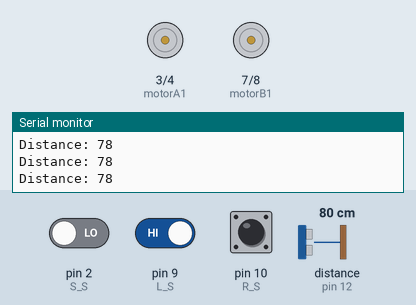
The sketch below on a simulated Arduino Uno, built with avr-gcc and run on an emulated ATmega328P. On the bench: motor-driver pin pairs drawn as motors (green arrow = first pin HIGH = forward, orange = second pin HIGH = backward, longer = more drive, scaled by the enable pin), the last lines printed to the serial monitor. Wiring (inferred from the names in the program): ultrasonic range finder: trigger pin 11; echo pin 12. Inputs (shaded band) come from the test bench; at power-on: distance to the obstacle (sensor on pin 12) 80 cm, pin 9 (L_S) HIGH, pin 2 (S_S) LOW, pin 10 (R_S) HIGH. The echo pulse lasts 58.3 µs per cm.

Above: at 4.2 s.
4.3 s: distance to the obstacle (sensor on pin 12) set to 14 cm
5.8 s: distance to the obstacle (sensor on pin 12) set to 11 cm
At 7.1 s:
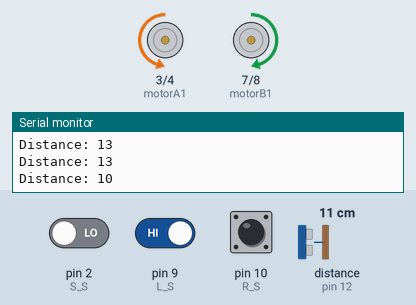
At 7.8 s:
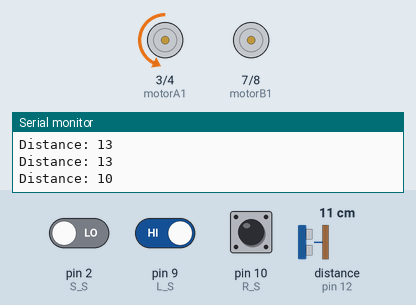
8.8 s: distance to the obstacle (sensor on pin 12) set to 18 cm
10.5 s: pin 9 (L_S) driven LOW
At 11.2 s:
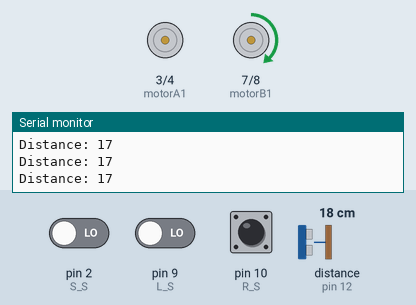
Timing chart, 0 to 13.0 s (numbered marks = the images above; inputs shaded):
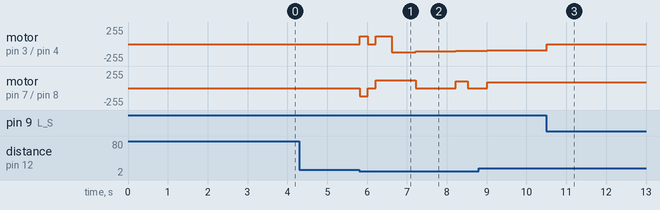

The sketch:

code_do_line_tranh_vat_can.ino
```cpp
  int stop_distance = 12;// Khoảng cách phát hiện vật cản
//Kết nối SRF 05 OR 04
  const int trigPin = 11; // kết nối chân trig với chân 11 arduino
  const int echoPin = 12; // kết nối chân echo với chân 12 arduino

//L298 kết nối arduino
  const int motorA1      = 3;  // kết nối chân IN1 với chân 3 arduino
  const int motorA2      = 4;  // kết nối chân IN2 với chân 4 arduino
  const int motorAspeed  = 5;  // kết nối chân ENA với chân 5 arduino
  const int motorB1      = 7; // kết nối chân IN3 với chân 7 arduino
  const int motorB2      = 8; // kết nối chân IN4 với chân 8 arduino
  const int motorBspeed  =6;  // kết nối chân ENB với chân 6 arduino

//kết nối của 3 cảm biến hồng ngoại (dò line )
  const int L_S =9;  // cb dò line trái
  const int S_S =2;  // cb dò line giữa
  const int R_S =10; //cb dò line phải

  int left_sensor_state;// biến lưu cảm biến hồng ngoại line trái
  int s_sensor_state;   // biến lưu cảm biến hồng ngoại line giữa
  int right_sensor_state;// biến lưu cảm biến hồng ngoại line phải

  long duration; //
  int distance;  // biến khoảng cách


void setup() {
  pinMode(L_S,INPUT); // chân cảm biến khai báo là đầu vào
  pinMode(R_S,INPUT);
  pinMode(S_S,INPUT);
  pinMode(motorA1, OUTPUT);
  pinMode(motorA2, OUTPUT);
  pinMode(motorB1, OUTPUT);
  pinMode(motorB2, OUTPUT);
  pinMode(motorAspeed, OUTPUT);
   pinMode(motorBspeed, OUTPUT);
  pinMode(trigPin, OUTPUT);
  pinMode(echoPin, INPUT);

  Serial.begin(9600);
  analogWrite(motorAspeed, 120); // tốc độ động cơ a ban đầu 120 ( 0 - 255)
  analogWrite(motorBspeed, 120);// tốc độ động cơ b ban đầu 120 ( 0 - 255)
  delay(3000);

}

void loop() {
  digitalWrite(trigPin, LOW);
  delayMicroseconds(2);
  digitalWrite(trigPin, HIGH);
  delayMicroseconds(10);
  digitalWrite(trigPin, LOW);
  duration = pulseIn(echoPin, HIGH);
  distance= duration*0.034/2;
  Serial.print("Distance: ");
  Serial.println(distance);

   left_sensor_state = digitalRead(L_S);
   s_sensor_state = digitalRead(S_S);
   right_sensor_state = digitalRead(R_S);

if ((digitalRead(L_S) == 0)&&(digitalRead(S_S) == 1)&&(digitalRead(R_S) == 0)){forword();}// đi tiến

if ((digitalRead(L_S) == 1)&&(digitalRead(S_S) == 1)&&(digitalRead(R_S) == 0)){turnLeft();} // rẻ trái
if ((digitalRead(L_S) == 1)&&(digitalRead(S_S) ==0)&&(digitalRead(R_S) == 0)) {turnLeft();} // rẻ trái

if ((digitalRead(L_S) == 0)&&(digitalRead(S_S) == 1)&&(digitalRead(R_S) == 1)){turnRight();} // rẻ phải
if ((digitalRead(L_S) == 0)&&(digitalRead(S_S) == 0)&&(digitalRead(R_S) == 1)){turnRight();}// rẻ phải

if ((digitalRead(L_S) == 1)&&(digitalRead(S_S) == 1)&&(digitalRead(R_S) == 1)){Stop();} // stop


 if(distance < stop_distance) // nếu khoảng cách nhỏ hơn giới hạn
 {

  digitalWrite (motorA1,HIGH);// cho xe robot chạy lùi 1 đoạn
  digitalWrite(motorA2,LOW);
  digitalWrite (motorB1,LOW);
  digitalWrite(motorB2,HIGH);
  delay(200);
  analogWrite (motorAspeed, 0);
  analogWrite (motorBspeed, 0);
  delay(200);
  digitalWrite (motorA1,HIGH);// cho xe robot re phai
  digitalWrite(motorA2,LOW);
  digitalWrite (motorB1,HIGH);
  digitalWrite(motorB2,LOW);
   analogWrite (motorAspeed, 90);
  analogWrite (motorBspeed, 90);
  delay(400);

  digitalWrite (motorA1,LOW); //cho xe robot ĐI THẲNG1 1 đoạn
  digitalWrite(motorA2,HIGH);
  digitalWrite (motorB1,HIGH);
  digitalWrite(motorB2,LOW);
  analogWrite (motorAspeed, 90);
  analogWrite (motorBspeed, 90);
  delay(600);


 digitalWrite (motorA1,LOW);// cho xe robot re trái 1 đoạn có thể thay đổi
  digitalWrite(motorA2,HIGH);
  digitalWrite (motorB1,LOW);
  digitalWrite(motorB2,LOW);
   analogWrite (motorAspeed, 110);
  analogWrite (motorBspeed, 110);
  delay(1000);

  ///////////////////
   digitalWrite (motorA1,LOW); //cho xe robot ĐI THẲNG
  digitalWrite(motorA2,HIGH);
  digitalWrite (motorB1,HIGH);
  digitalWrite(motorB2,LOW);
  analogWrite (motorAspeed, 100);
  analogWrite (motorBspeed, 100);
  delay(300);

////////////////////////
 digitalWrite (motorA1,LOW); //cho xe robot re trai
  digitalWrite(motorA2,HIGH);
  digitalWrite (motorB1,LOW);
  digitalWrite(motorB2,LOW);
   analogWrite (motorAspeed, 100);
  analogWrite (motorBspeed, 100);
  delay(500);
    digitalWrite (motorA1,LOW); //cho xe robot ĐI THẲNG
  digitalWrite(motorA2,HIGH);
  digitalWrite (motorB1,HIGH);
  digitalWrite(motorB2,LOW);
  analogWrite (motorAspeed, 90);
  analogWrite (motorBspeed, 90);

  while(left_sensor_state == LOW){

  left_sensor_state = digitalRead(L_S);
  s_sensor_state = digitalRead(S_S);
  right_sensor_state = digitalRead(R_S);
  Serial.println("in the first while");

 }

}
}

void forword(){ // chương trình con xe robot đi tiến

  digitalWrite (motorA1,LOW);
  digitalWrite(motorA2,HIGH);
  digitalWrite (motorB1,HIGH);
  digitalWrite(motorB2,LOW);
}


void turnRight(){

  digitalWrite (motorA1,LOW);
  digitalWrite(motorA2,LOW);
  digitalWrite (motorB1,HIGH);
  digitalWrite(motorB2,LOW);
}

void turnLeft(){

  digitalWrite (motorA1,LOW);
  digitalWrite(motorA2,HIGH);
  digitalWrite (motorB1,LOW);
  digitalWrite(motorB2,LOW);
}

void Stop(){

  digitalWrite (motorA1,LOW);
  digitalWrite(motorA2,LOW);
  digitalWrite (motorB1,LOW);
  digitalWrite(motorB2,LOW);
}
```

Measured:
- the behaviour switches between 13 and 12 cm on distance to the obstacle (sensor on pin 12) (found by bisection; images 0 and 1)
- after the input at 10.5 s, motor on pin 3 (motorA1) / pin 4 (motorA2): backward 90/255 → stopped at once
